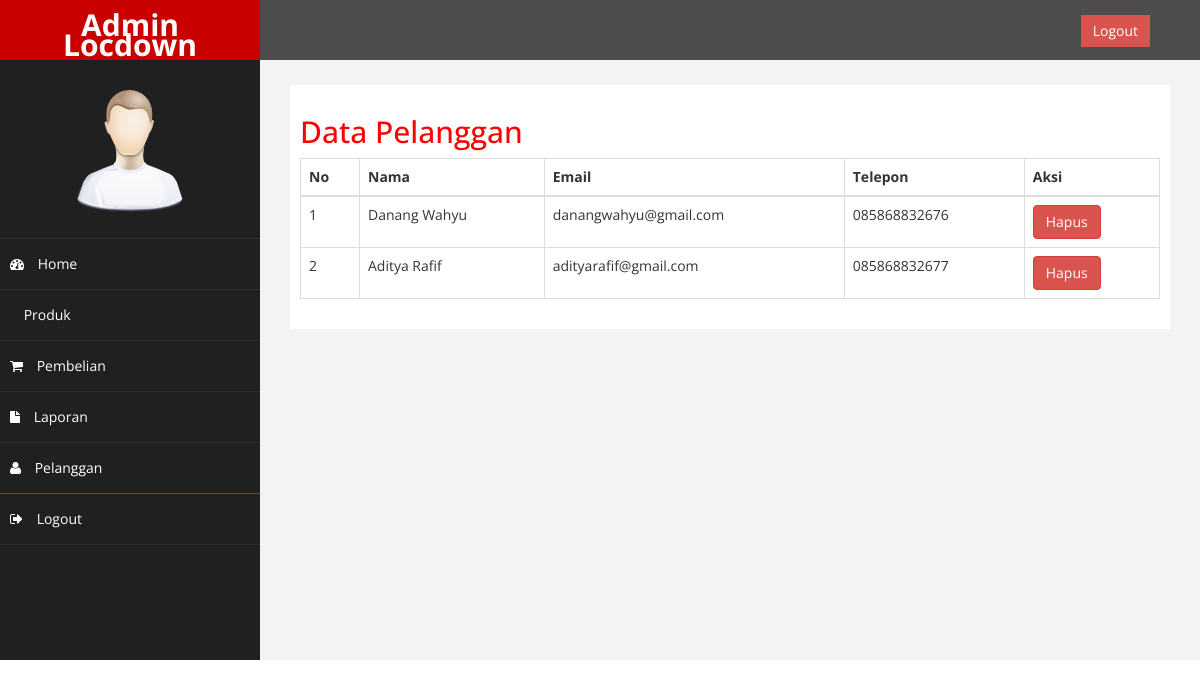
Before: /admin/index.php?halaman=pelanggan (signed in) with the older database file.
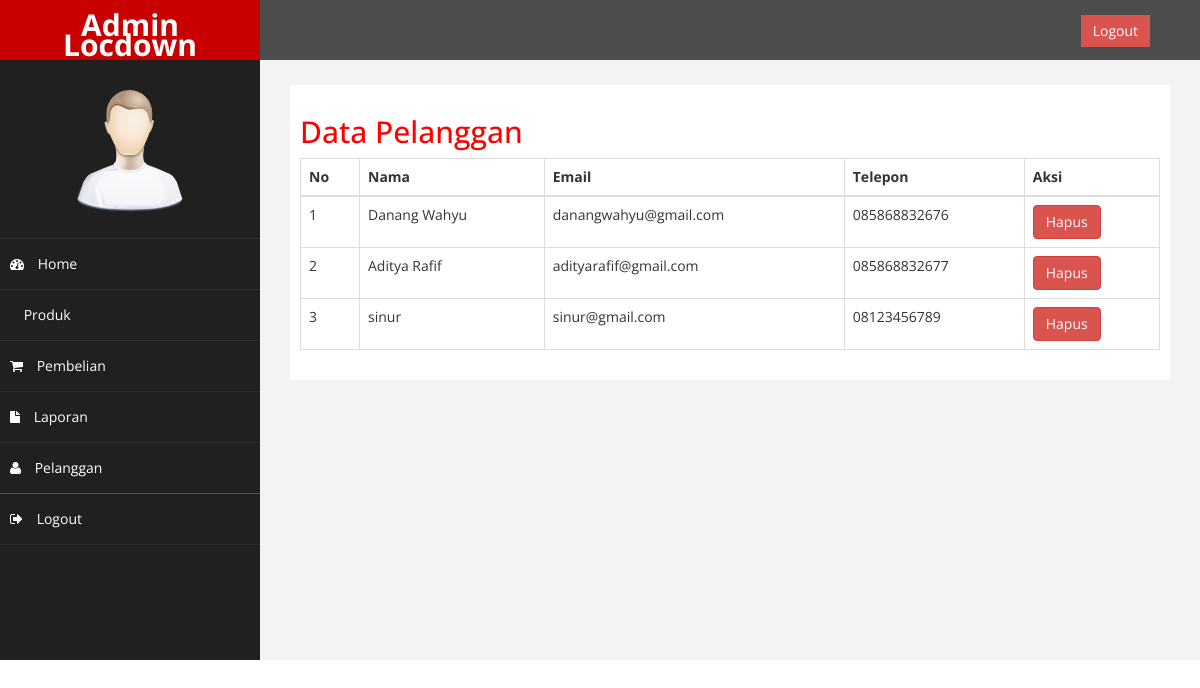
After: the same page with the newer database file.
### tables this page shows
CREATE TABLE `pelanggan` (
  `id_pelanggan` int(11) NOT NULL,
  `email_pelanggan` varchar(100) NOT NULL,
  `password_pelanggan` varchar(50) NOT NULL,
  `nama_pelanggan` varchar(100) NOT NULL,
  `telepon_pelanggan` varchar(25) NOT NULL
);

### admin/pelanggan.php (the view)
<h2>Data Pelanggan</h2>
<table class="table table-bordered">
	<thead>
		<tr>
			<th>No</th>
			<th>Nama</th>
			<th>Email</th>
			<th>Telepon</th>
			<th>Aksi</th>
		</tr>
	</thead>
	<tbody>
	<?php $nomor=1; ?>
	<?php $ambil=$koneksi->query("SELECT * FROM pelanggan");?>
		<?php while($pecah=$ambil->fetch_assoc()){?>
		<tr>
			<td><?php echo $nomor; ?></td>
			<td><?php echo $pecah['nama_pelanggan'];?></td>
			<td><?php echo $pecah['email_pelanggan'];?></td>
			<td><?php echo $pecah['telepon_pelanggan'];?></td>
			<td>
			<a href="index.php?halaman=hapuspelanggan&id=<?php echo $pecah['id_pelanggan']; ?>" class="btn btn-danger">Hapus</a>
			</td>
		</tr>
		<?php $nomor++; ?>
		<?php } ?>
	</tbody>
</table>

Changed rows visible on the page:
added pelanggan: nama_pelanggan "sinur", email_pelanggan "sinur@gmail.com", telepon_pelanggan "08123456789"
